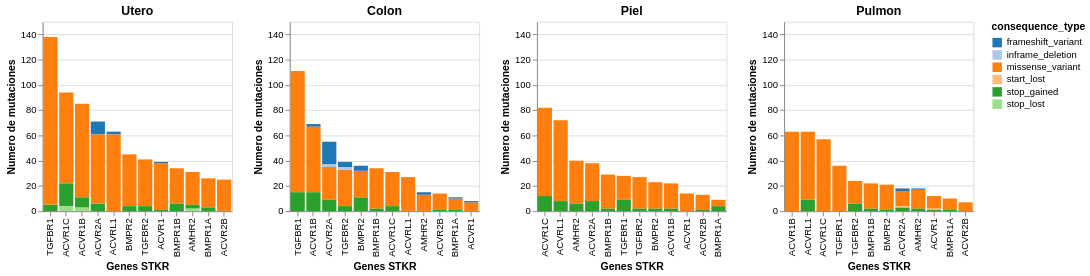

The notebook cell saved with this chart:
### Code cell
# Mostrar gráficos del Grupo 1
mostrar_graficos_grupo('Grupo 1')

### Figure 1 — Vega-Lite specification as saved in the notebook (floating-point values rounded to 4 significant figures; data arrays with more than 128 entries replaced by an {"elided": "..."} marker saying what was removed)
{"config": {"view": {"continuousWidth": 300, "continuousHeight": 300}}, "hconcat": [{"data": {"name": "data-2611c434d1bd4605c6f56facd4d329cd"}, "mark": {"type": "bar"}, "encoding": {"color": {"field": "consequence_type", "scale": {"scheme": "category20"}, "type": "nominal"}, "x": {"field": "Gen_names", "sort": "-y", "title": "Genes STKR", "type": "nominal"}, "y": {"aggregate": "count", "field": "aa_mutation", "scale": {"domain": [0, 150]}, "title": "Numero de mutaciones", "type": "quantitative"}}, "height": 200, "title": "Utero", "width": 200}, {"data": {"name": "data-0a8d2897d918b186a87619ddd32feea8"}, "mark": {"type": "bar"}, "encoding": {"color": {"field": "consequence_type", "scale": {"scheme": "category20"}, "type": "nominal"}, "x": {"field": "Gen_names", "sort": "-y", "title": "Genes STKR", "type": "nominal"}, "y": {"aggregate": "count", "field": "aa_mutation", "scale": {"domain": [0, 150]}, "title": "Numero de mutaciones", "type": "quantitative"}}, "height": 200, "title": "Colon", "width": 200}, {"data": {"name": "data-8c2ba26d1a9793c1b959fed8b5c80a90"}, "mark": {"type": "bar"}, "encoding": {"color": {"field": "consequence_type", "scale": {"scheme": "category20"}, "type": "nominal"}, "x": {"field": "Gen_names", "sort": "-y", "title": "Genes STKR", "type": "nominal"}, "y": {"aggregate": "count", "field": "aa_mutation", "scale": {"domain": [0, 150]}, "title": "Numero de mutaciones", "type": "quantitative"}}, "height": 200, "title": "Piel", "width": 200}, {"data": {"name": "data-8fdf07a67d9298315aaa82e2797b5911"}, "mark": {"type": "bar"}, "encoding": {"color": {"field": "consequence_type", "scale": {"scheme": "category20"}, "type": "nominal"}, "x": {"field": "Gen_names", "sort": "-y", "title": "Genes STKR", "type": "nominal"}, "y": {"aggregate": "count", "field": "aa_mutation", "scale": {"domain": [0, 150]}, "title": "Numero de mutaciones", "type": "quantitative"}}, "height": 200, "title": "Pulmon", "width": 200}], "$schema": "https://vega.github.io/schema/vega-lite/v5.17.0.json", "datasets": {"data-2611c434d1bd4605c6f56facd4d329cd": {"elided": "692 records"}, "data-0a8d2897d918b186a87619ddd32feea8": {"elided": "450 records"}, "data-8c2ba26d1a9793c1b959fed8b5c80a90": {"elided": "397 records"}, "data-8fdf07a67d9298315aaa82e2797b5911": {"elided": "351 records"}}}
